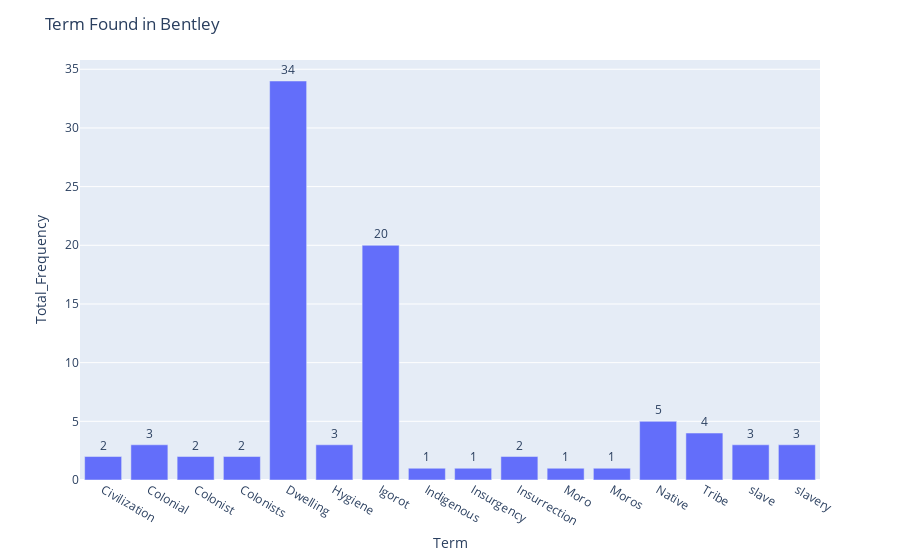

The code cell stored with this chart in its notebook:
### Code cell
# visualization (this will not show in Github, cause GitHub does not render Plotly visualizations in its web interface)

fig = px.bar(term_frequency, x='Term', y='Total_Frequency', text='Total_Frequency')
fig.update_traces(textposition='outside', insidetextanchor='middle')
fig.update_layout(title_text="Term Found in Bentley", xaxis_title_standoff=10, height=600)
fig.show()
pio.write_image(fig, 'term_frequency_Bentley.png')

### Figure 1 — Plotly figure (JSON) as saved in the notebook; plotly's stock layout.template omitted (floating-point values rounded to 4 significant figures)
{"data": [{"alignmentgroup": "True", "hovertemplate": "Term=%{x}<br>Total_Frequency=%{text}<extra></extra>", "insidetextanchor": "middle", "legendgroup": "", "marker": {"color": "#636efa", "pattern": {"shape": ""}}, "name": "", "offsetgroup": "", "orientation": "v", "showlegend": false, "text": [2, 3, 2, 2, 34, 3, 20, 1, 1, 2, 1, 1, 5, 4, 3, 3], "textposition": "outside", "type": "bar", "x": ["Civilization", "Colonial", "Colonist", "Colonists", "Dwelling", "Hygiene", "Igorot", "Indigenous", "Insurgency", "Insurrection", "Moro", "Moros", "Native", "Tribe", "slave", "slavery"], "xaxis": "x", "y": [2, 3, 2, 2, 34, 3, 20, 1, 1, 2, 1, 1, 5, 4, 3, 3], "yaxis": "y"}], "layout": {"autosize": true, "barmode": "relative", "legend": {"tracegroupgap": 0}, "margin": {"t": 60}, "title": {"text": "Term Found in Bentley"}, "xaxis": {"anchor": "y", "autorange": true, "domain": [0, 1], "range": [-0.5, 15.5], "title": {"standoff": 10, "text": "Term"}, "type": "category"}, "yaxis": {"anchor": "x", "autorange": true, "domain": [0, 1], "range": [0, 35.79], "title": {"text": "Total_Frequency"}, "type": "linear"}}}
